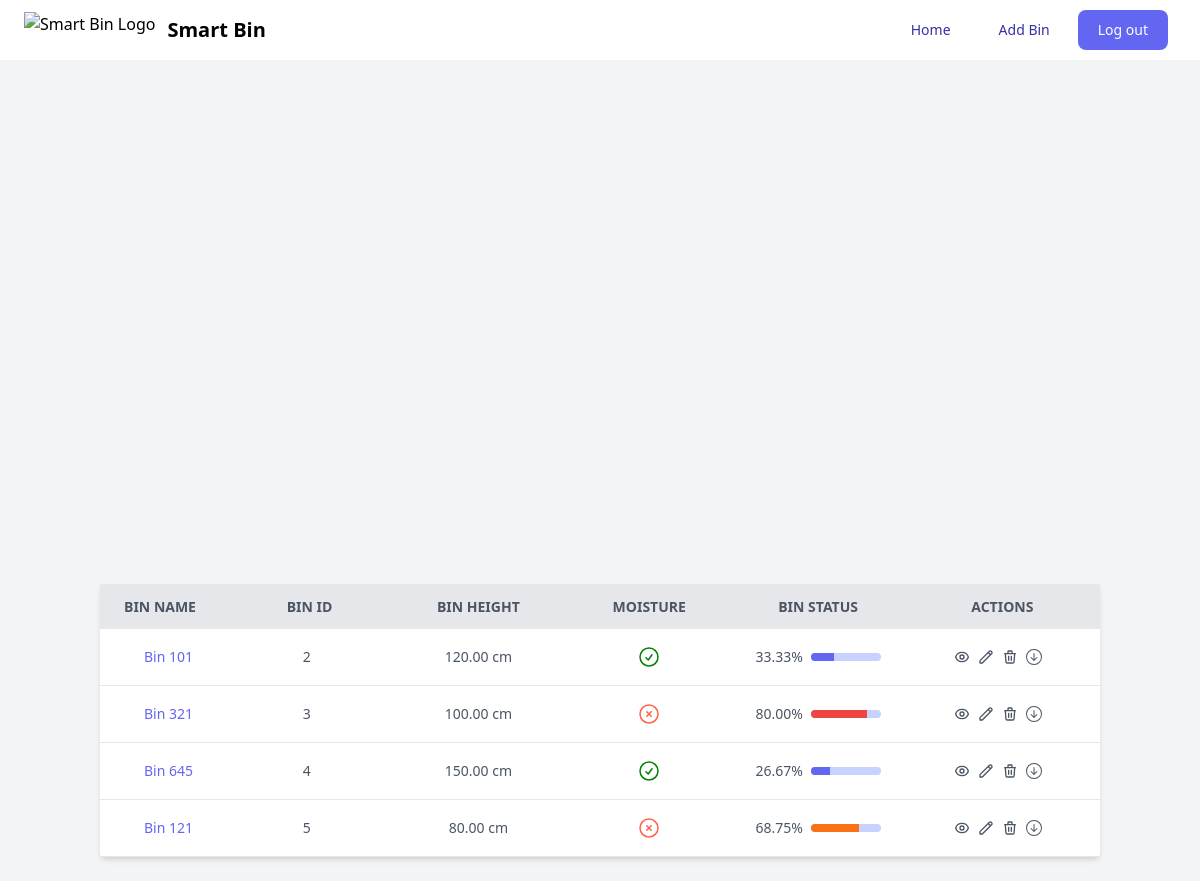
The app's page /dashboard (signed in), older data.
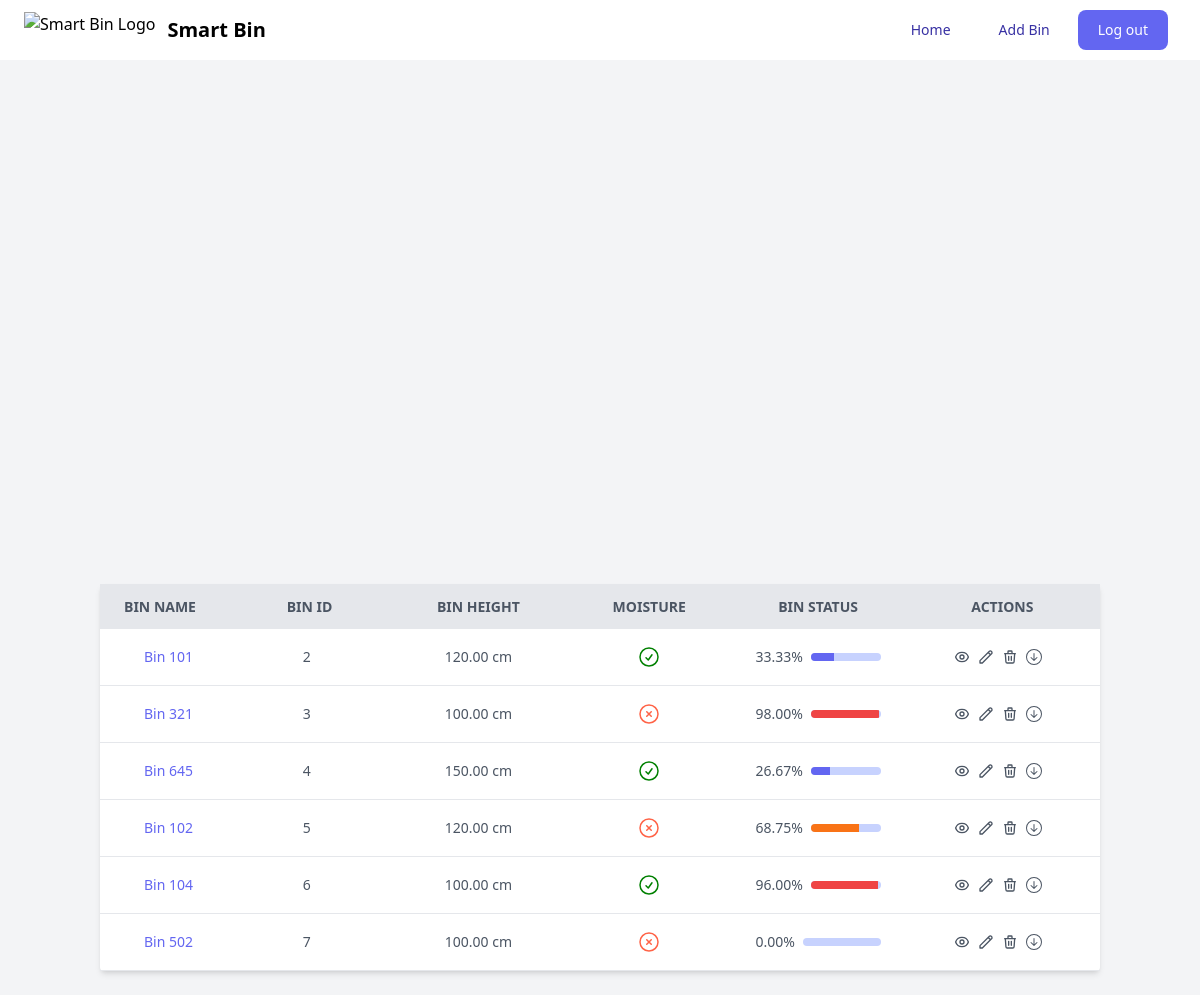
The same page, newer data.
### app/models.py (models this page shows, shortened)
class Bin(models.Model):
    id = models.AutoField(auto_created = True, primary_key = True)
    name = models.CharField(max_length=100)
    height = models.DecimalField(max_digits=6, decimal_places=2)
    garbage_level = models.DecimalField(max_digits=5, decimal_places=2, default=0, null=True, blank=True)
    moisture_status = models.BooleanField(default=False, blank=True)
    location = models.CharField(max_length=200)
    longitude = models.DecimalField(max_digits=9, decimal_places=6, null=True, blank=True)
    latitude = models.DecimalField(max_digits=9, decimal_places=6, null=True, blank=True)

### app/views.py (the view)
# urls.py: path('dashboard', views.dashboard_view, name = "dashboard"),
@login_required()
def dashboard_view(request):
    bins = Bin.objects.all()
    return render(request, 'dashboard.html', {'bins': bins})

### app/templates/dashboard.html (shortened to what this page needs)
{% extends 'base.html' %}
{% block headerLinks %}
    {% load static %}
    <link rel="stylesheet" type="text/css" href="{% static 'info_window.css' %}" />
{% endblock %}
{% block content %}
<div class="overflow-x-auto">
    <div class="min-w-screen min-h-[600px] bg-gray-100 flex pt-5 justify-center bg-gray-100 font-sans overflow-hidden">
        <div class="w-full lg:w-5/6">
            {% if bins %}
            <div id="map" style="width:100%; height: 60vh;"></div>
            <div class="bg-white shadow-md rounded my-6">
                <table class="min-w-max w-full table-auto">
                    <thead>
                        <tr class="bg-gray-200 text-gray-600 uppercase text-sm leading-normal">
                            <th class="py-3 px-6 text-left">Bin Name</th>
                            <th class="py-3 px-6 text-left">Bin ID</th>
                            <th class="py-3 px-6 text-center">Bin Height</th>
                            <th class="py-3 px-6 text-center">Moisture</th>
                            <th class="py-3 px-6 text-center">Bin Status</th>
                            <th class="py-3 px-6 text-center">Actions</th>
                        </tr>
                    </thead>
                    <tbody class="text-gray-600 text-sm">
                        {%for bin in bins %}
                        <tr class="border-b border-gray-200 hover:bg-gray-100">
                            <td class="py-3 px-6 text-left whitespace-nowrap">
                                <div class="flex items-center">
                                    <div class="mr-2">
                                    </div>
                                    <a href="/details/?bin_id={{ bin.id }}" class="text-indigo-500">
                                        <span class="font-medium">{{ bin.name }}</span>
                                    </a>
                                </div>
                            </td>
                            <td class="py-3 px-6 text-left">
                                <div class="flex items-center">
                                    <div class="mr-2">
                                    </div>
                                    <span>{{ bin.id }}</span>
                                </div>
                            </td>
                            <td class="py-3 px-6 text-center">
                                <span>{{ bin.height }} cm</span>
                            </td>
                            <td class="py-3 px-6 text-center">
                                {% if bin.moisture_status %}
                                    <svg xmlns="http://www.w3.org/2000/svg" fill="none" viewBox="0 0 24 24" stroke-width="1.5" stroke="green" class="w-6 h-6 m-auto">
                                        <path stroke-linecap="round" stroke-linejoin="round" d="M9 12.75L11.25 15 15 9.75M21 12a9 9 0 11-18 0 9 9 0 0118 0z" />
                                    </svg>
                                {% else %}
                                    <svg xmlns="http://www.w3.org/2000/svg" fill="none" viewBox="0 0 24 24" stroke-width="1.5" stroke="tomato" class="w-6 h-6 m-auto">
                                        <path stroke-linecap="round" stroke-linejoin="round" d="M9.75 9.75l4.5 4.5m0-4.5l-4.5 4.5M21 12a9 9 0 11-18 0 9 9 0 0118 0z" />
                                    </svg>
                                {% endif %}
                            </td>
                            <td class="py-3 px-6 text-center">
                                <div class="flex items-center">
                                    <span class="mr-2">{{ bin.garbage_level }}%</span>
                                    <div class="relative w-full">
                                        <div class="overflow-hidden h-2 text-xs flex rounded bg-indigo-200">
                                            {% if bin.garbage_level < 25 %} <div style="width:{{ bin.garbage_level }}%"
                                                class="shadow-none flex flex-col text-center whitespace-nowrap text-white justify-center bg-green-500">
                                        </div>
                                        {% elif bin.garbage_level < 50 %} <div style="width:{{ bin.garbage_level }}%"
                                            class="shadow-none flex flex-col text-center whitespace-nowrap text-white justify-center bg-indigo-500">
                                    </div>
                                    {% elif bin.garbage_level < 75 %} <div style="width:{{ bin.garbage_level }}%"
                                        class="shadow-none flex flex-col text-center whitespace-nowrap text-white justify-center bg-orange-500">
                                </div>
                                {% else %}
                                <div style="width:{{ bin.garbage_level }}%"
                                    class="shadow-none flex flex-col text-center whitespace-nowrap text-white justify-center bg-red-500">
                                </div>
                                {% endif %}
            </div>
        </div>
    </div>
    </td>
    <td class="py-3 px-6 text-center">
        <div class="flex item-center justify-center">
            <a href="/details/?bin_id={{ bin.id }}">
                <div class="w-4 mr-2 transform hover:text-purple-500 hover:scale-110">
                </div>
            </a>
            <a href="/update/?bin_id={{ bin.id }}">
                <div class="w-4 mr-2 transform hover:text-purple-500 hover:scale-110">
                    <svg xmlns="http://www.w3.org/2000/svg" fill="none" viewBox="0 0 24 24" stroke="currentColor">
                        <path stroke-linecap="round" stroke-linejoin="round" stroke-width="2"
                            d="M15.232 5.232l3.536 3.536m-2.036-5.036a2.5 2.5 0 113.536 3.536L6.5 21.036H3v-3.572L16.732 3.732z" />
                    </svg>
                </div>
            </a>
            <a href="/delete/?bin_id={{ bin.id }}">
                <div class="w-4 mr-2 transform hover:text-purple-500 hover:scale-110">
                    <svg xmlns="http://www.w3.org/2000/svg" fill="none" viewBox="0 0 24 24" stroke="currentColor">
                        <path stroke-linecap="round" stroke-linejoin="round" stroke-width="2"
                            d="M19 7l-.867 12.142A2 2 0 0116.138 21H7.862a2 2 0 01-1.995-1.858L5 7m5 4v6m4-6v6m1-10V4a1 1 0 00-1-1h-4a1 1 0 00-1 1v3M4 7h16" />
                    </svg>
                </div>
            </a>
            <a href="/download/?bin_id={{ bin.id }}">
                <div class="w-4 mr-2 transform hover:text-purple-500 hover:scale-110">
                </div>
            </a>
        </div>
    </td>
    </tr>
    {%endfor%}
    </tbody>
    </table>
</div>
{% endif %}
</div>
</div>
</div>
{% endblock %}

### app/templates/base.html (shortened to what this page needs)
<!DOCTYPE html>
<html lang="en">
<head>
    {% block headerLinks %}
    {% endblock %}
    <script src="https://cdn.tailwindcss.com"></script>
</head>
<body>
    {% load static %}
    <header>
        <nav class="bg-white border-indigo-200 px-4 lg:px-6 py-2.5 dark:bg-indigo-800">
            <div class="flex flex-wrap justify-between items-center mx-auto max-w-screen-xl">
                <a href="{% url 'home' %}" class="flex items-center">
                    <img src="https://www.nicepng.com/png/detail/11-116054_download-recycle-logo-png-blue.png"
                        class="mr-3 h-6 sm:h-9" alt="Smart Bin Logo" />
                    <span class="self-center text-xl font-semibold whitespace-nowrap dark:text-white">Smart Bin</span>
                </a>
                <div class="flex items-center lg:order-2">
                    {% if user.is_authenticated %}
                    <a href="{% url 'dashboard' %}"
                        class="text-indigo-800 dark:text-white hover:bg-indigo-50 focus:ring-4 focus:ring-indigo-300 font-medium rounded-lg text-sm px-4 lg:px-5 py-2 lg:py-2.5 mr-2 dark:hover:bg-indigo-700 focus:outline-none dark:focus:ring-indigo-800">Home</a>
                    <a href="{% url 'add_bin' %}"
                        class="text-indigo-800 dark:text-white hover:bg-indigo-50 focus:ring-4 focus:ring-indigo-300 font-medium rounded-lg text-sm px-4 lg:px-5 py-2 lg:py-2.5 mr-2 dark:hover:bg-indigo-700 focus:outline-none dark:focus:ring-indigo-800">Add
                        Bin</a>
                    <a href="{% url 'logout' %}"
                        class="text-white bg-indigo-500 hover:bg-indigo-800 focus:ring-4 focus:ring-indigo-300 font-medium rounded-lg text-sm px-4 lg:px-5 py-2 lg:py-2.5 mr-2 dark:bg-indigo-600 dark:hover:bg-indigo-700 focus:outline-none dark:focus:ring-indigo-800">Log
                        out</a>
                    {% endif %}
                </div>
            </div>
        </nav>
    </header>
    <main>
        {% block content %}
        {% endblock %}
    </main>
</body>
</html>

Row changes from the older to the newer data that the page shows:
changed Bin "Bin 321": garbage_level "80.00" → "98.00"
changed Bin id 5: name "Bin 121" → "Bin 102"; height "80.00" → "120.00"
added Bin: name "Bin 104", id "6", height "100.00", moisture_status True (drawn), garbage_level "96.00"
added Bin: name "Bin 502", id "7", height "100.00", moisture_status False (drawn), garbage_level "0.00"
